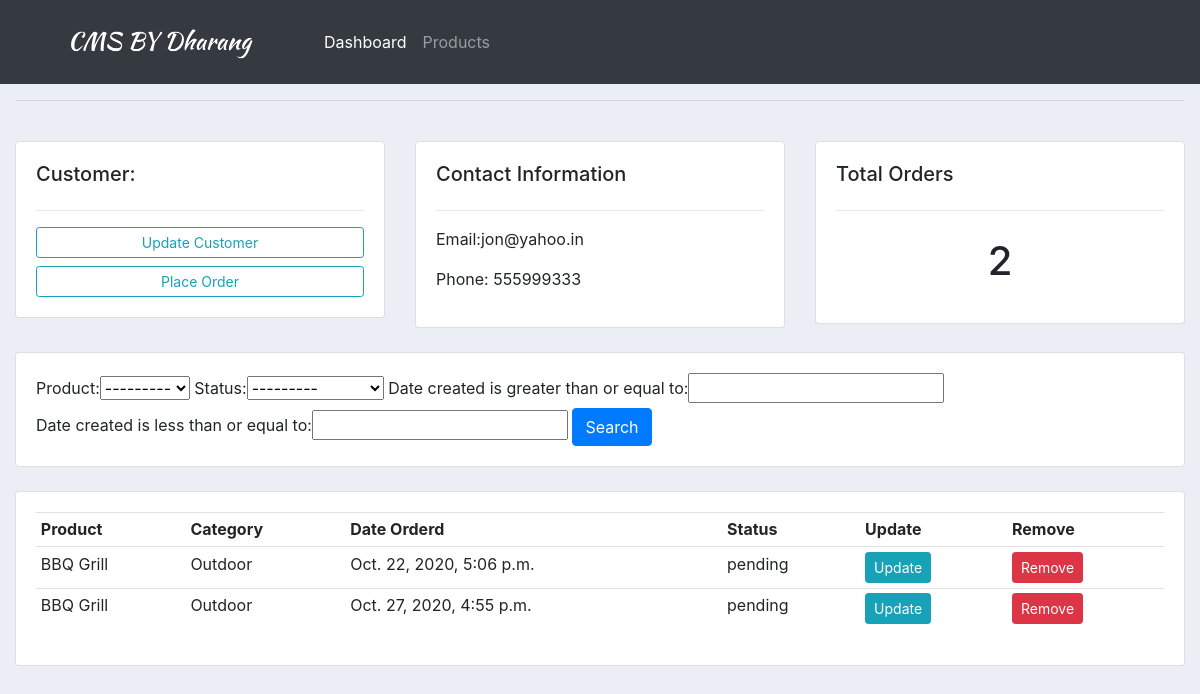
Screenshot of /customer/1 with the database file from the repository.
### accounts/models.py (models this page shows, shortened)
class Customer(models.Model):
    name = models.CharField(max_length=200,null=True)
    phone = models.CharField(max_length=200,null=True)
    email = models.CharField(max_length=200,null=True)
    date_created = models.DateTimeField(auto_now_add=True)

class Orders(models.Model):
    STATUS = (
        ('pending','pending'),
        ('out for delivery','out for delivery'),
        ('delivered','delivered'),
             )
    customer = models.ForeignKey(Customer,on_delete=models.SET_NULL,null=True)
    product = models.ForeignKey(Products,on_delete=models.SET_NULL,null=True)
    date_created = models.DateTimeField(auto_now_add=True)
    status = models.CharField(max_length=200,null=True,choices=STATUS)

class Products(models.Model):
    CATAGORY = (
        ('Indoor','Indoor'),
        ('Outdoor','Outdoor'),
                )
    name = models.CharField(max_length=200,null=True)
    category = models.CharField(max_length=200,null=True,choices=CATAGORY)
    price = models.FloatField(null=True)
    description = models.CharField(max_length=200,null=True,blank=True)
    date_created = models.DateTimeField(auto_now_add=True)
    tags = models.ManyToManyField(Tag)
    def __str__(self):
        return self.name

### accounts/views.py (the view)
# urls.py: path('customer/<str:pk>', views.customer, name='customer' ),
def customer(request,pk):
    customer = Customer.objects.get(id=pk)
    orders = customer.orders_set.all()
    order_count = orders.count()
    myFilter = OrderFilter(request.GET,queryset=orders)
    orders = myFilter.qs
    context = {'customer': customer,'orders': orders,'myFilter':myFilter}
    return render(request, 'accounts/customer.html', context )

### accounts/templates/accounts/customer.html
{% extends 'accounts/main.html' %}
{% block content %}
<br>
<div class="row">
	<div class="col-md">
		<div class="card card-body">
			<h5>Customer:</h5>
			<hr>
			<a class="btn btn-outline-info  btn-sm btn-block" href="">Update Customer</a>
			<a class="btn btn-outline-info  btn-sm btn-block" href="{% url 'create_order' customer.id %}">Place Order</a>
		</div>
	</div>
	<div class="col-md">
		<div class="card card-body">
			<h5>Contact Information</h5>
			<hr>
			<p>Email:{{ customer.email }} </p>
			<p>Phone: {{ customer.phone }}</p>
		</div>
	</div>
	<div class="col-md">
		<div class="card card-body">
			<h5>Total Orders</h5>
			<hr>
			<h1 style="text-align: center;padding: 10px">{{ orders.count }}</h1>
		</div>
	</div>
</div>
<br>
<div class="row">
	<div class="col">
		<div class="card card-body">
			<form method="get">
				{{myFilter.form}}
		    <button class="btn btn-primary" type="submit">Search</button>
		  </form>
		</div>
	</div>
</div>
<br>
<div class="row">
	<div class="col-md">
		<div class="card card-body">
			<table class="table table-sm">
				<tr>
					<th>Product</th>
					<th>Category</th>
					<th>Date Orderd</th>
					<th>Status</th>
					<th>Update</th>
					<th>Remove</th>
				</tr>
				{% for i in orders %}
					<tr>
						<td>{{i.product}}</td>
						<td>{{i.product.category}}</td>
						<td>{{i.date_created}}</td>
						<td>{{i.status}}</td>
						<td><a class="btn btn-sm btn-info" href="{% url 'update_order' i.id %}">Update</a></td>
						<td><a class="btn btn-sm btn-danger" href="{% url 'delete_order' i.id %}">Remove</a></td>
					</tr>
				{% endfor %}
			</table>
		</div>
	</div>
</div>
{% endblock content %}

### static/css/main.css (style rules this page uses)
body { background-color: #ebeff5; }

### rows the page displays
Customer: email "jon@yahoo.in", phone "555999333"
Orders: product "BBQ Grill", product.category "Outdoor", date_created "Oct. 22, 2020, 5:06 p.m.", status "pending"
Orders: product "BBQ Grill", product.category "Outdoor", date_created "Oct. 27, 2020, 4:55 p.m.", status "pending"

### other values shown
{{ orders.count }} "2"
